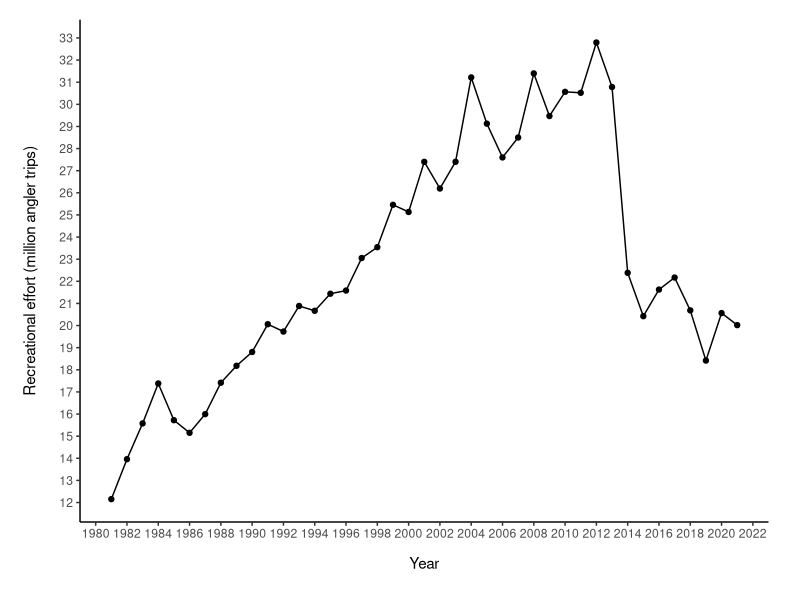
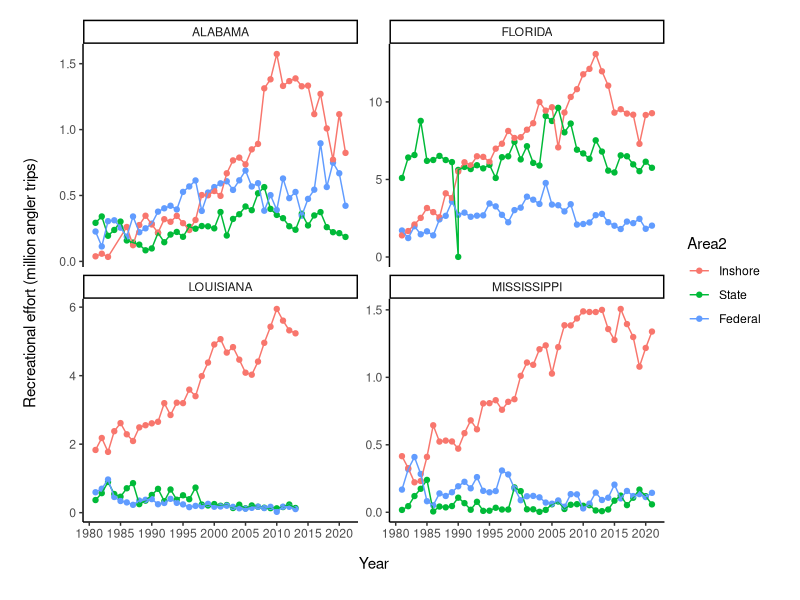
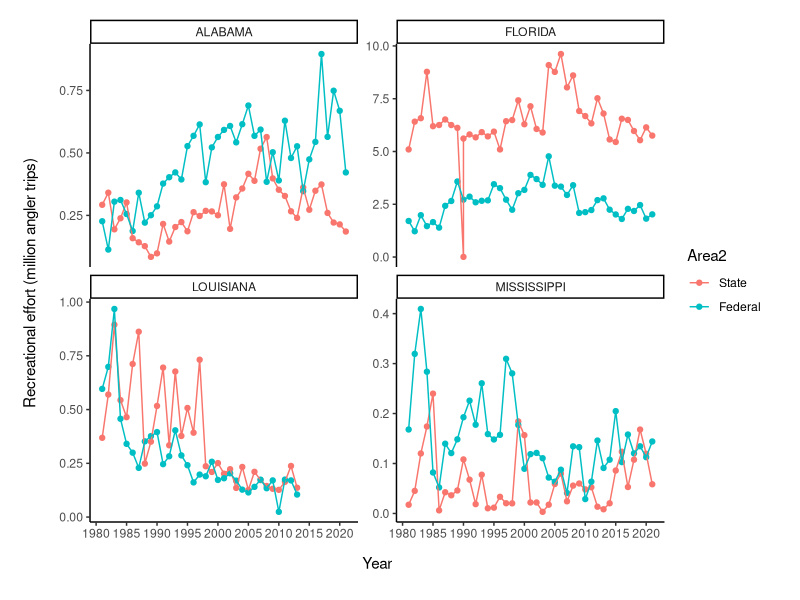

Source code (R) for these figures, in order:

# NOAA Red Snapper Participatory Modeling Project 2022 ##############
# Carissa Gervasi, Mandy Karnauskas, Matt McPherson


##
# Load MRIP effort data from online query tool #####################################
##

MRIP = read.csv("Data/Raw//MRIP query_effort_81_21_GOM by state_private_by area.csv")
summary(MRIP)

# The MRIP data is effort in angler trips for each GOM state by fishing area, private/rental boats only, 1981-2021

# First let's look at the overall trend

library(dplyr)

MRIP.all = MRIP %>% 
  group_by(Year) %>% 
  summarize(effort = sum(Angler.Trips))

head(MRIP.all)
str(MRIP.all)
MRIP.all$effort2 = MRIP.all$effort/1000000

library(ggplot2)

pdf("Plots/MRIP rec effort all GOM.pdf", width = 8, height = 5)
ggplot(MRIP.all, aes(x=Year, y=effort2)) +
  geom_point() +
  geom_line() +
  theme_classic() +
  labs(x="Year", y="Recreational effort (million angler trips)") +
  scale_x_continuous(breaks=seq(1980,2022,2)) +
  scale_y_continuous(breaks=seq(10,40,1)) +
  theme(axis.title.x = element_text(vjust=-2),
        axis.title.y = element_text(vjust=5)) + 
  theme(plot.margin = unit(c(0.5,0.8,1,1), "cm"))
dev.off()



# Now let's break down the data by state and by area

MRIP$Area2 = as.factor(MRIP$Fishing.Area)
levels(MRIP$Area2)
levels(MRIP$Area2) = list("Inshore" = c("INLAND"), "State" = c("OCEAN (<= 10 MI)","OCEAN (<= 3 MI)"), "Federal" = c("OCEAN (> 10 MI)","OCEAN (> 3 MI)"))


MRIP$State = as.factor(MRIP$State)
levels(MRIP$State)

MRIP$effort2 = MRIP$Angler.Trips/1000000


pdf("Plots/MRIP rec effort by area and state.pdf", width = 8, height = 5)
ggplot(MRIP, aes(x=Year, y=effort2, colour=Area2)) +
  geom_point() +
  geom_line() +
  facet_wrap(.~State, scales="free_y") +
  theme_classic() +
  labs(x="Year", y="Recreational effort (million angler trips)") +
  scale_x_continuous(breaks=seq(1980,2022,5)) +
  #scale_y_continuous(breaks=seq(0,20,1)) +
  theme(axis.title.x = element_text(vjust=-2),
        axis.title.y = element_text(vjust=5)) + 
  theme(plot.margin = unit(c(0.5,0.8,1,1), "cm"))
dev.off()




# Now remove inshore and see what the trends look like by state


MRIP.off = subset(MRIP, MRIP$Area2 != "Inshore")
MRIP.off = droplevels(MRIP.off)
summary(MRIP.off)

pdf("Plots/MRIP rec effort by area and state no inshore.pdf", width = 8, height = 5)
ggplot(MRIP.off, aes(x=Year, y=effort2, colour=Area2)) +
  geom_point() +
  geom_line() +
  facet_wrap(.~State, scales="free_y") +
  theme_classic() +
  labs(x="Year", y="Recreational effort (million angler trips)") +
  scale_x_continuous(breaks=seq(1980,2022,5)) +
  #scale_y_continuous(breaks=seq(0,20,1)) +
  theme(axis.title.x = element_text(vjust=-2),
        axis.title.y = element_text(vjust=5)) + 
  theme(plot.margin = unit(c(0.5,0.8,1,1), "cm"))
dev.off()


# Next steps

# look at charter trips over time
# compare to license sales
# compare with AL state data effort
# try to get TX state data effort
# compare with red snapper season length
# compare with average gas prices

# Perhaps people are taking more charter trips and less private boats, or rec fishing has gone down with red snapper regulations, or regulations for other species, or gas prices have gotten too high for people






